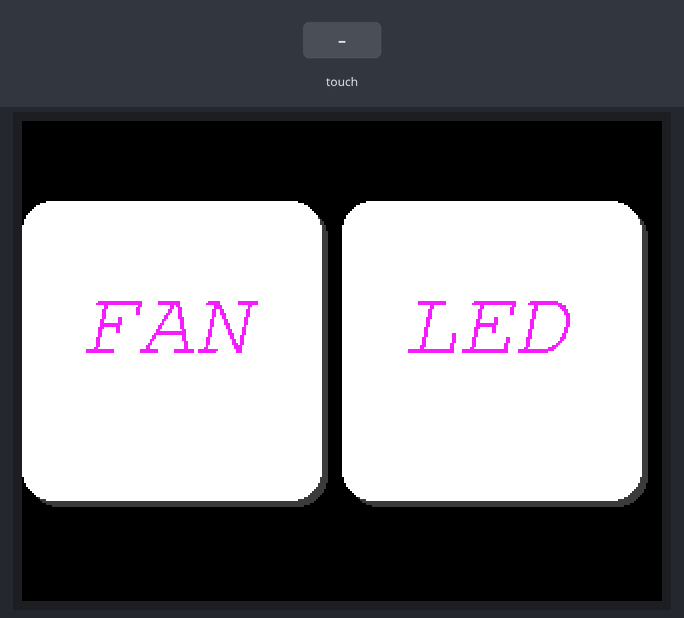
The sketch below on a simulated ESP32. On the bench: 320×240 colour display. Inputs (shaded band) come from the test bench. What the sketch prints to the serial monitor is not drawn.

Above: at 1.5 s.
1.6 s: touch panel pressed at 13 % / 30 % of its raw x / y range
At 2.8 s:
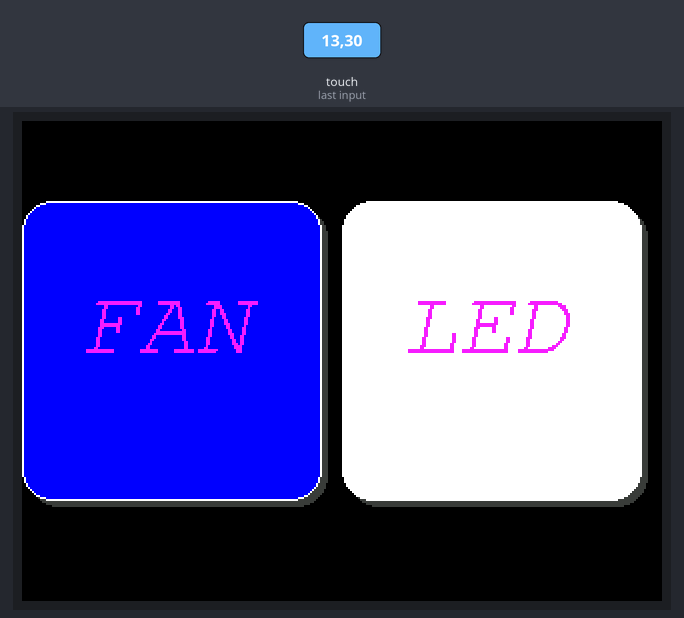
3.1 s: touch panel pressed at 62 % / 30 % of its raw x / y range
At 4.1 s:
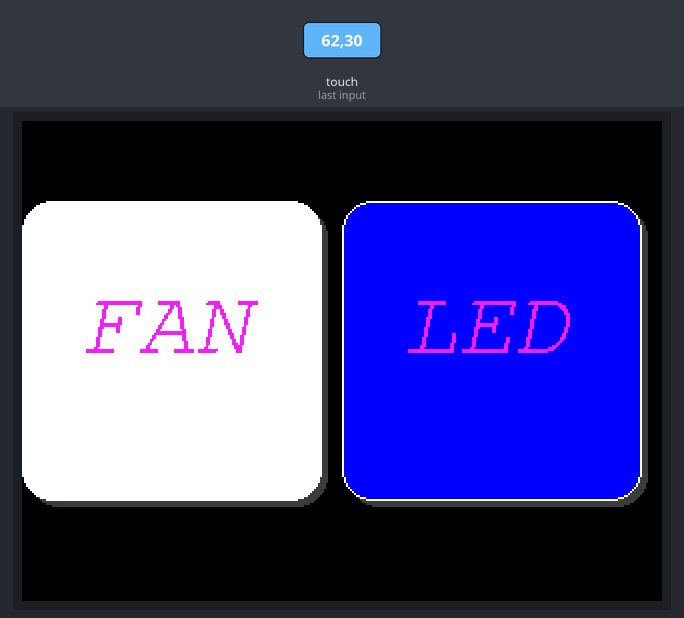
4.6 s: touch panel pressed at 38 % / 30 % of its raw x / y range
At 5.2 s:
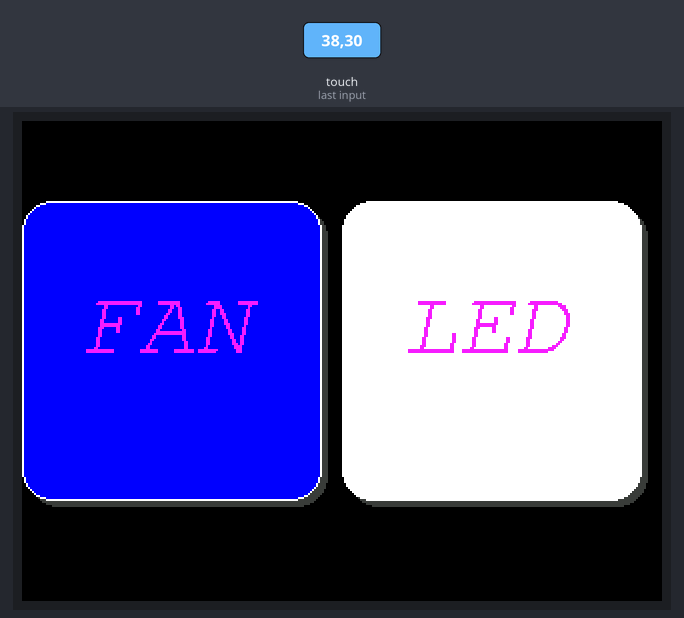
Timing chart, 0 to 7.6 s (numbered marks = the images above; inputs shaded):
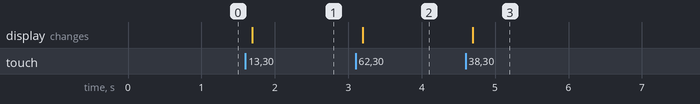

The sketch:

display.ino
```cpp
/**
 * This code demonstrates how to create a simple user interface with two buttons
 * on the M5Stack Core2 display. The buttons are used to control two devices
 * (e.g. a fan and an LED). When a button is pressed, the corresponding device
 */

#include <M5Core2.h>

// define the button properties
const int buttonWidth = 150;         // button width
const int buttonHeight = 150;        // button height
const int buttonY = 40;              // button y position
const int cornerRadius = 15;         // radius of the button corners
const uint16_t shadowColor = 0x39E7; // shadow color

void setup()
{
    M5.begin();
    M5.Lcd.setFont(&FreeMonoOblique24pt7b);
    Serial.begin(9600);

    // initialize the display
    M5.Lcd.fillScreen(BLACK);
    M5.Lcd.setTextColor(WHITE, BLACK);
    M5.Lcd.setTextColor(0x00f0ff, WHITE);

    // draw buttons
    drawButton("FAN", 0, buttonY, WHITE);
    drawButton("LED", 160, buttonY, WHITE);
}

void loop()
{
    M5.update();

    // check if the screen is touched
    if (M5.Touch.ispressed())
    {
        TouchPoint_t pos = M5.Touch.getPressPoint(); // get the touch point

        if (pos.y >= buttonY && pos.y < buttonY + buttonHeight)
        {
            if (pos.x >= 0 && pos.x < buttonWidth)
            {                        // area of the FAN button
                Serial.println("0"); // send 0 to the serial port
                M5.Lcd.setTextColor(0x00f0ff, BLUE);
                drawButton("FAN", 0, buttonY, BLUE); // set button FAN to blue
                M5.Lcd.setTextColor(0x00f0ff, WHITE);
                drawButton("LED", 160, buttonY, WHITE); // reset button LED to white
                delay(100);
            }
            else if (pos.x >= 160 && pos.x < 320)
            {                        // area of the LED button
                Serial.println("1"); // send 1 to the serial port
                M5.Lcd.setTextColor(0x00f0ff, BLUE);
                drawButton("LED", 160, buttonY, BLUE); // set button LED to blue
                M5.Lcd.setTextColor(0x00f0ff, WHITE);
                drawButton("FAN", 0, buttonY, WHITE); // reset button FAN to white
                delay(100);
            }
        }
    }
}

/**
 * function to draw a button
 * @param label the text to display on the button
 * @param x the x position of the button
 * @param y the y position of the button
 * @param color the color of the button
 */
void drawButton(String label, int x, int y, uint16_t color)
{

    // draw shadow
    M5.Lcd.fillRoundRect(x + 3, y + 3, buttonWidth, buttonHeight, cornerRadius, shadowColor);
    // draw button
    M5.Lcd.fillRoundRect(x, y, buttonWidth, buttonHeight, cornerRadius, color);
    // draw border
    M5.Lcd.drawRoundRect(x, y, buttonWidth, buttonHeight, cornerRadius, WHITE);
    // set text color
    M5.Lcd.setCursor(x + 30, y + buttonHeight / 2); // set the cursor position
    M5.Lcd.print(label);                            // print the label
}
```

Measured:
- after the input at 1.6 s, the display: changes after 0.10 s (image 1)
- after the input at 3.1 s, the display: changes after 0.09 s (image 2)
- after the input at 4.6 s, the display: changes after 0.09 s (image 3)
